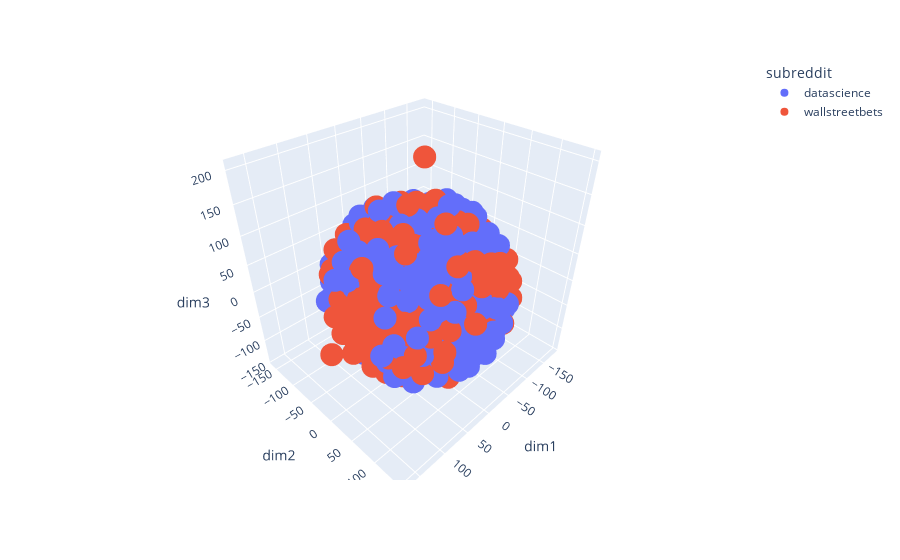

The notebook cell this image was saved under:
### Code cell
tsne_viz_3d_interactive_with_index(df2, 5, stop=None)

### Figure 1 — Plotly figure (JSON) as saved in the notebook; plotly's stock layout.template omitted (floating-point values rounded to 4 significant figures; data arrays with more than 128 entries replaced by an {"elided": "..."} marker saying what was removed)
{"data": [{"customdata": {"elided": "525x1 int values"}, "hovertemplate": "subreddit=datascience<br>dim1=%{x}<br>dim2=%{y}<br>dim3=%{z}<br>index=%{customdata[0]}<extra></extra>", "legendgroup": "datascience", "marker": {"color": "#636efa", "symbol": "circle"}, "mode": "markers", "name": "datascience", "scene": "scene", "showlegend": true, "type": "scatter3d", "x": {"elided": "525 float values"}, "y": {"elided": "525 float values"}, "z": {"elided": "525 float values"}}, {"customdata": {"elided": "525x1 int values"}, "hovertemplate": "subreddit=wallstreetbets<br>dim1=%{x}<br>dim2=%{y}<br>dim3=%{z}<br>index=%{customdata[0]}<extra></extra>", "legendgroup": "wallstreetbets", "marker": {"color": "#EF553B", "symbol": "circle"}, "mode": "markers", "name": "wallstreetbets", "scene": "scene", "showlegend": true, "type": "scatter3d", "x": {"elided": "525 float values"}, "y": {"elided": "525 float values"}, "z": {"elided": "525 float values"}}], "layout": {"legend": {"title": {"text": "subreddit"}, "tracegroupgap": 0}, "margin": {"t": 60}, "scene": {"domain": {"x": [0, 1], "y": [0, 1]}, "xaxis": {"title": {"text": "dim1"}}, "yaxis": {"title": {"text": "dim2"}}, "zaxis": {"title": {"text": "dim3"}}}}}
